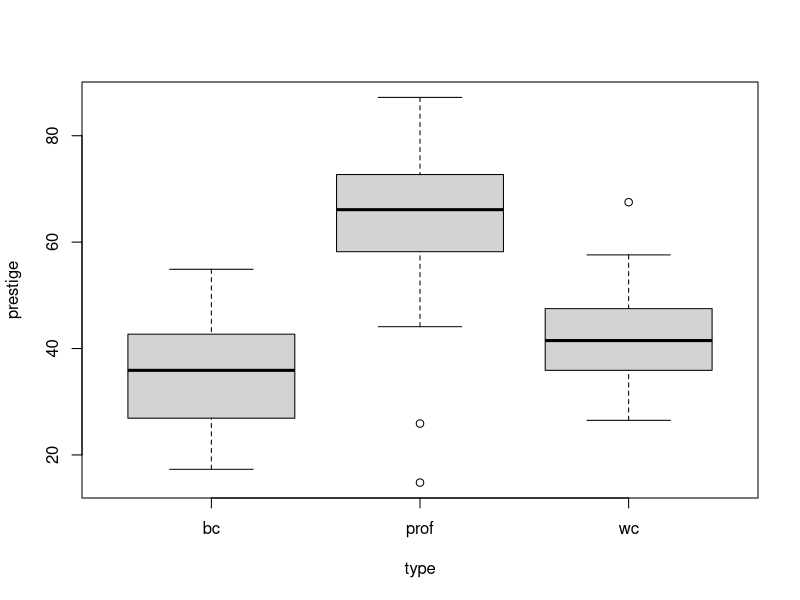
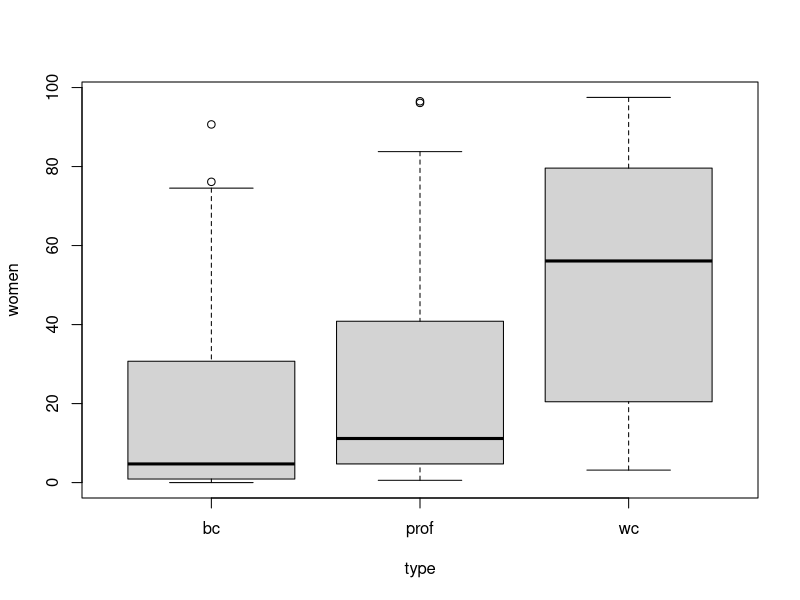
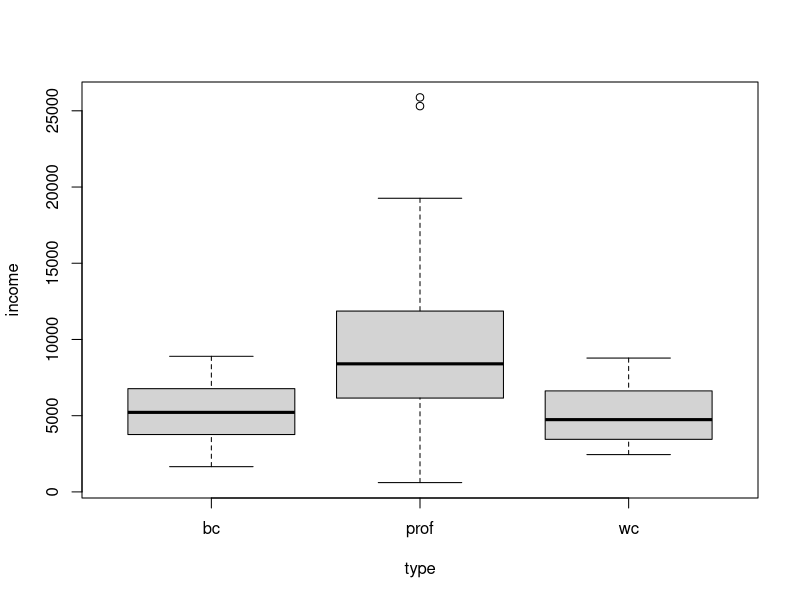
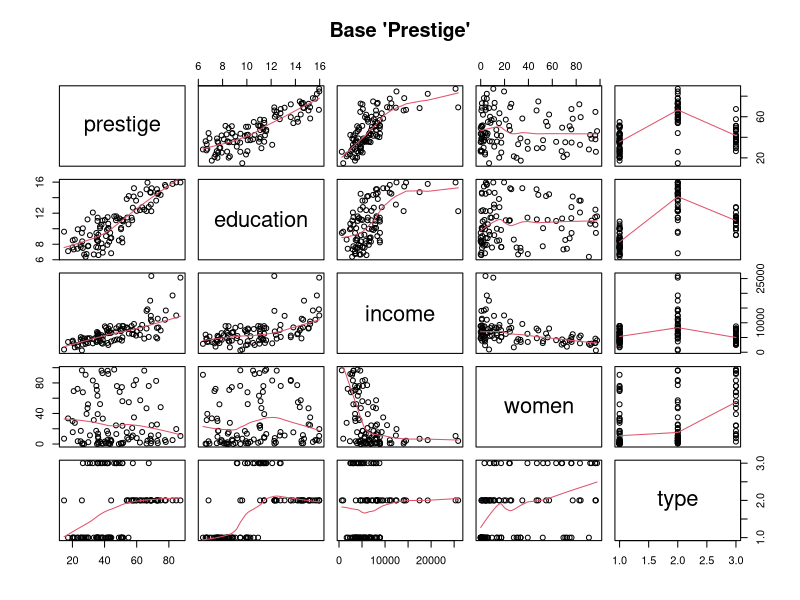
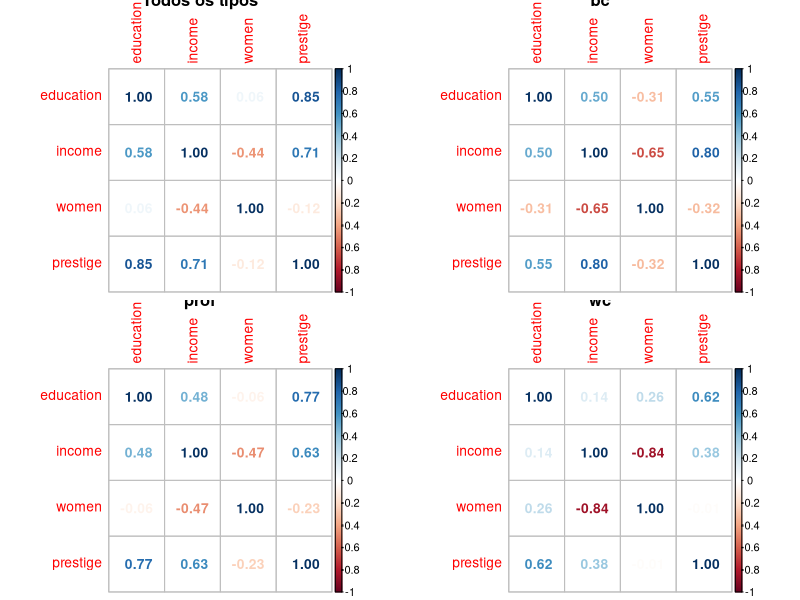
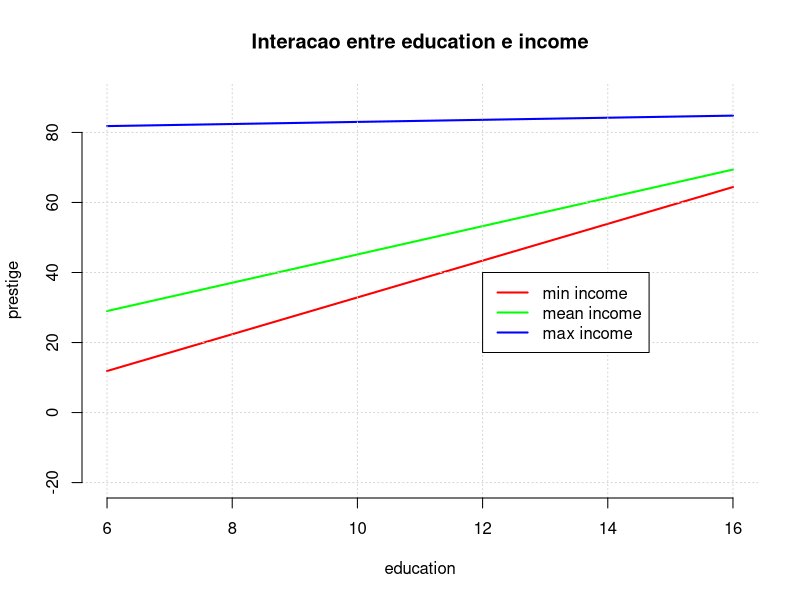
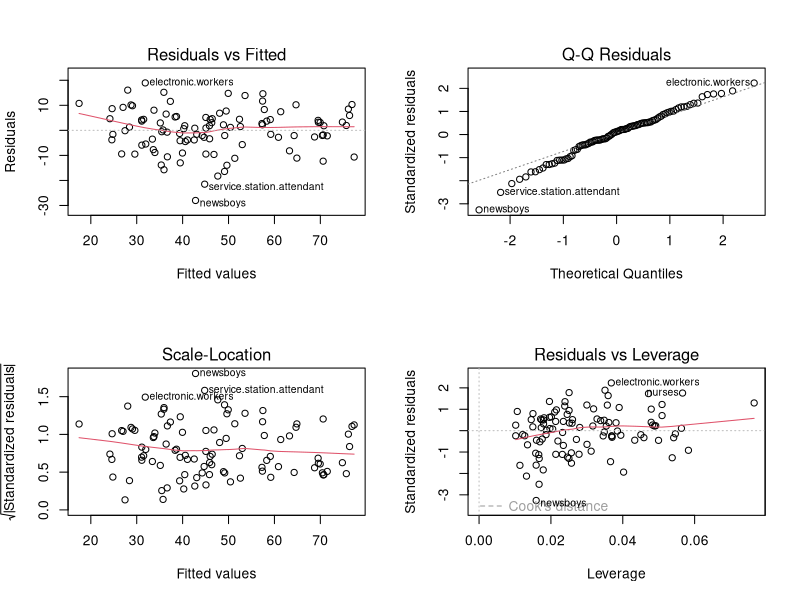
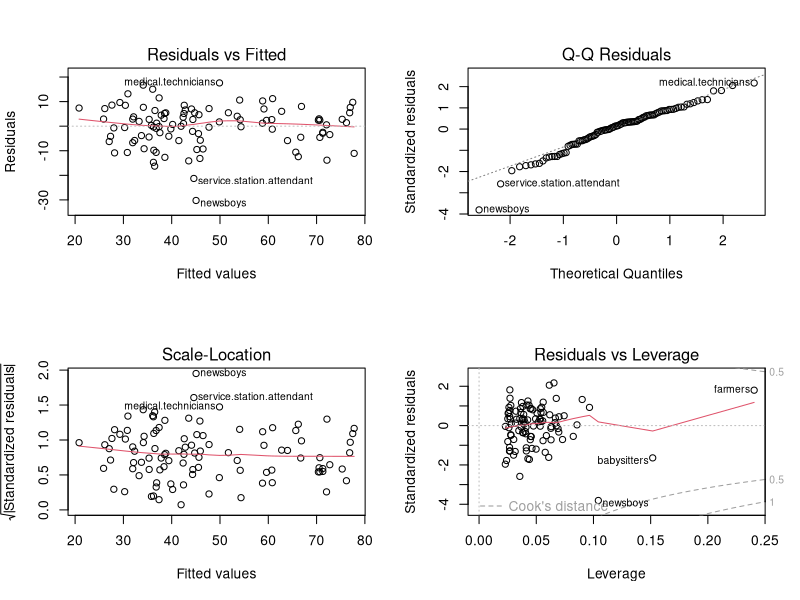

These figures' R source, in order: (Note: this script raises an error after producing the figures.)
library(car)
data(Prestige)

? Prestige
View(Prestige)
summary(Prestige)

###########################
# analise exploratoria
###########################

prestige <- Prestige
str(prestige)

# variaveis com valores nulos
colSums(is.na(prestige))
# linhas com valores nulos
prestige <- cbind(prestige, somaNulos = rowSums(is.na(prestige)))
prestige[prestige$somaNulos > 0, ]
# tratamento dos nulos
prestige[prestige$somaNulos > 0, "type"] <- "prof"
# prestige <- prestige[prestige$somaNulos == 0, ] 
# verificacao
colSums(is.na(prestige))
# retira somaNulos
prestige$somaNulos <- NULL
# diferenca entre tratar e nao tratar nulos
fit <- lm(prestige ~ . - census, data = Prestige)
summary(fit)
fit <- lm(prestige ~ . - census, data = prestige)
summary(fit)


# resumo
summary(prestige)
summary(prestige[prestige$type=="bc",])
summary(prestige[prestige$type=="prof",])
summary(prestige[prestige$type=="wc",])

boxplot(prestige ~ type, data=prestige)
boxplot(women ~ type, data=prestige)
boxplot(income ~ type, data=prestige)

# Correlacao
pairs(prestige ~ education + income + women + type,
      panel = panel.smooth,
      data = prestige, main = "Base 'Prestige'")

# corrplot
library(corrplot)
par(mfrow = c(2, 2))
corrplot(cor(prestige[,1:4]), method = "number", main="Todos os tipos")
corrplot(cor(prestige[prestige$type=="bc",1:4]), method = "number", main="bc")
corrplot(cor(prestige[prestige$type=="prof",1:4]), method = "number", main="prof")
corrplot(cor(prestige[prestige$type=="wc",1:4]), method = "number", main="wc")
par(mfrow = c(1, 1))


cor(prestige[, 1:4])
for(x in levels(prestige$type)){
  print(x)
  print(cor(prestige[prestige$type == x, 1:4]))
}


###########################
# escolha do modelo
###########################

# tudo menos census
fit <- lm(prestige ~ . - census, data = prestige)
summary(fit)

# comeco pelos significativos, iniciando com o mais significativo
fit1 <- lm(prestige ~ education, data = prestige)
summary(fit1)
fit2 <- lm(prestige ~ education + income, data = prestige)
summary(fit2)
# a adicao de novos regressores faz a SEQ decrescer monotonicamente
# mas a variacao eh significativa?
anova(fit1, fit2)
# a adicao de novo regressor aumenta o erro padrao dos coeficientes
# dos demais regressores
vif(fit2)

# variacao de women nao eh significativa
fit3 <- lm(prestige ~ education + income + women, data = prestige)
summary(fit3)
anova(fit1, fit2, fit3)
# a adicao de women aumenta a variancia e o erro padrao
vif(fit3)

# variacao de type eh significativa mas os coeficientes, nao.
fit4 <- lm(prestige ~ education + income + type, data = prestige)
summary(fit4)
anova(fit1, fit2, fit4)

# e type tem alto fator de inflacao e inflaciona education: nao compensa
vif(fit4) 
# alem disso, o R2 eh praticamente o mesmo

# interacoes
fit5 <- lm(prestige ~ education * income, data = prestige)
summary(fit5)
anova(fit2,fit5)

# grafico da interacao
plot.new()
plot.window(xlim=c(6,16), ylim=c(-20,90))
title("Interacao entre education e income",xlab="education", ylab="prestige")
education <- seq(6, 16, 0.1)
## como prestige varia com education quando income eh o valor minimo
income <- rep(min(prestige$income),length(education))
lines(education,predict(fit5,data.frame(education=education, income=income)),type="l",col="red",lwd="2")
## como prestige varia com education quando income eh o valor maximo
income <- rep(max(prestige$income),length(education))
lines(education,predict(fit5,data.frame(education=education, income=income)),type="l",col="blue",lwd="2")
## como prestige varia com education quando income eh o valor medio
income <- rep(mean(prestige$income),length(education))
lines(education,predict(fit5,data.frame(education=education, income=income)),type="l",col="green",lwd="2")
grid(); axis(1); axis(2)
legend(12, 40, c("min income", "mean income", "max income"), col = c("red", "green", "blue"), lwd=2)


# comparando o modelo sem interacao ...
fit2$coefficients
p2 <- predict(fit2,list(education=0,income=0),interval = "conf")
p2[3] - p2[2] # intervalo de confianca
# ... com o modelo com interacao
fit5$coefficients
p5 <- predict(fit5,list(education=0,income=0),interval = "conf")
p5[3] - p5[2] # intervalo de confianca: novo preditor aumenta o erro padrao

# o novo preditor em vif5 inflaciona o modelo ...
vif(fit5)
# quando comparando com vif2
vif(fit2)
# nao ha muita diferenca no R2 ...
summary(fit5)$adj.r.squared
summary(fit2)$adj.r.squared
# ... NAO VALE A PENA


# mais um teste,
# adicionar type aa interacao education * income:
# resulta em coeficientes nao significativos ...
fit6 <- lm(prestige ~ education * income + type, data = prestige)
summary(fit6)
# embora a reducao do RSS seja significativa ...
anova(fit2,fit6)
# .. porque caminha para overffiting ...
# que eh quando o modelo se ajusta muito bem ao conjunto de dados
# a inlfacao de variancia nao compensa
vif(fit6)

# entao fechamos o modelo em fit2: prestige ~ education + income

# temos um bom modelo que explica o prestigio, mas,
# suponha que o estudo seja sobre perstigio em funcao do genero: fit2 nao eh util
# o contexto deve ser levado em conta: voltamos ao fit3 ...
summary(fit3)
vif(fit3)
# que alem de inflacionar a variancia tem coeficiente nao significativo


# proposta de dois modelos lineares
# retiramos income que tinha correlacao neg. significativa com women
cor.test(prestige$income, prestige$women)
fit7 <- lm(prestige ~ women + education, data = prestige)
summary(fit7)
par(mfrow = c(2, 2))
plot(fit7) 
# aparentemente, a premissa da normalidade do residuo nao eh atendida ...
# .,, atencao para newsboys


# acrescentamos type
fit8 <- lm(prestige ~ women + education + type, data = prestige)
summary(fit8)
plot(fit8)


anova(fit7,fit8)
# fit8 diminui a SEQ ...

vif(fit7)
vif(fit8)
# ... inflaciona a variancia ...

summary(fit7)$adj.r.squared
summary(fit8)$adj.r.squared
# ... e melhora um pouco o R2

# E se tirarmos education, R2 cai ...
fit9 <- lm(prestige ~ women + type, data = prestige)
summary(fit9)
plot(fit9)
# ... e perdemos potencial explicativo


#######################
# escolha: fit8
#######################
# considerando que existe alguma variacao quando type varia de bc para wc
# e que os residuos se aproximam de uma distribuicao normal quando a 
# variavel type eh adicionada

# na verdade, tem que testar premissas, nao basta ver
shapiro.test(fit7$residuals)
shapiro.test(fit8$residuals)


# e se tivessemos tomado outra decisao sobre os nulos
prestige.v2 <- Prestige
prestige.v2 <- cbind(prestige.v2, somaNulos = rowSums(is.na(prestige.v2)))
# tratamento dos nulos
# prestige.v2[prestige.v2$somaNulos > 0, "type"] <- "bc"
prestige <- prestige[prestige$somaNulos == 0, ] 
prestige.v2$somaNulos <- NULL
# acrescentamos type
fit8.v2 <- lm(prestige ~ women + education + type, data = prestige.v2)
summary(fit8.v2)
plot(fit8.v2)
shapiro.test(fit8.v2$residuals)



#######################
# stepwise
#######################
library(MASS)
prestige <- Prestige
fit <- lm(prestige ~ . - census, data = prestige)
stepw <- stepAIC(fit, direction="both", trace=FALSE)
summary(stepw)

stepw <- step(fit, direction="both", trace=FALSE)
summary(stepw)



#######################
# predicoes
#######################
fit8$coefficients

# modelo geral
x <- c(1, 0, 0, 0, 0) # intercepto
sum(fit8$coefficients*x)

# predicao pelo modelo geral
x[1] <- 1   # intercepto
x[2] <- 50  # women
x[3] <- 10  # education
x[4] <- 0   # typeprof
x[5] <- 1   # typewc

sum(fit8$coefficients*x)

# predicao com a funcao predict
predict(fit8,list(education=10,women=50,type="wc"),interval = "conf")


######################################
# outra possibilidade: income na saida
######################################
fit <- lm(income ~ . - census, data = prestige)
summary(fit)

stepw <- step(fit, direction="both", trace=FALSE)
summary(stepw)

cor.test(prestige$prestige, prestige$women)



######################
# Outro exemplo de Interacao
######################
# serve apenas como exemplo visto que os 
# coeficientes nao sao significativos
fit <- lm(prestige ~ education * type, data = prestige)
summary(fit)

x <- vector(mode = "numeric", length = 6)

# Y = b1.x1 + b2.x2 + b3.x3 + b4.x4 + b5.x2.x3 + b6.x2.x4
x[1] <- 1   # intercepto
x[2] <- 10  # education
x[3] <- 0   # typeprof
x[4] <- 1   # typewc
x[5] <- x[2]*x[3]
x[6] <- x[2]*x[4]

fit$coefficients*x
sum(fit$coefficients*x)

# predicao com a funcao predict
predict(fit,list(education=10,women=50,type="wc"),interval = "conf")
